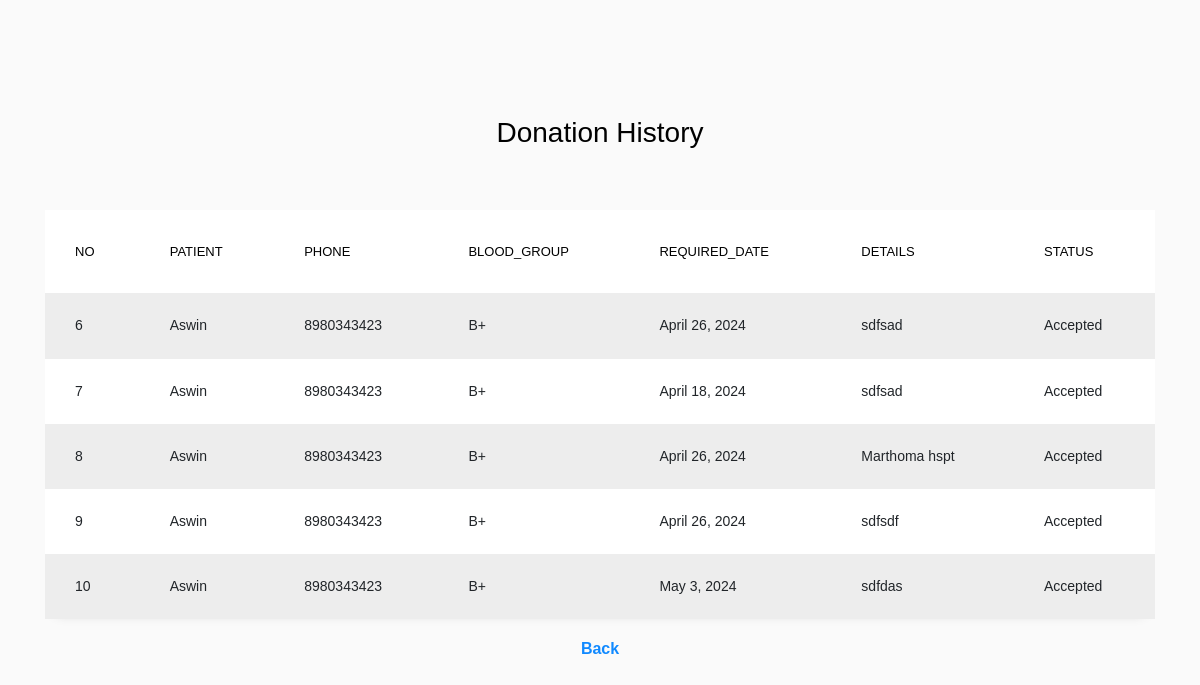
The page /vadh/40/ on the database its author committed.
### myapp/models.py (models this page shows)
class bloodrequest(models.Model):
    reqno=models.IntegerField()
    rdate=models.DateField(default=date.today)
    pid=models.IntegerField()
    pname=models.CharField(max_length=50)
    pphone=models.CharField(max_length=50)
    bg=models.CharField(max_length=50)
    reqdate=models.DateField()
    did=models.IntegerField()
    dname=models.CharField(max_length=50)
    dphone=models.CharField(max_length=20)
    msg=models.CharField(max_length=150)
    status=models.CharField(max_length=20,default='New Request')

### myapp/views.py (the view)
# urls.py: path('vadh/<int:id>/',views.adminviewhistory),
def adminviewhistory(request, id):
    drec = bloodrequest.objects.filter(did=id)
    return render(request, "AdminDonerHistory.html", {"drec": drec})

### myapp/templates/AdminDonerHistory.html (shortened to what this page needs)
<!DOCTYPE html>
{% load static %}
<html lang="en">
<head>
	<link rel="stylesheet" href="https://stackpath.bootstrapcdn.com/font-awesome/4.7.0/css/font-awesome.min.css">
	<link rel="stylesheet" href="{% static 'donerapproval/css/style.css' %}">
	</head>
	<body>
	<section class="ftco-section">
		<div class="container">
			<div class="row justify-content-center">
				<div class="col-md-6 text-center mb-5">
					<h2 class="heading-section">Donation History</h2>
				</div>
			</div>
			<div class="row">
    <div class="col-md-12">
      <div class="table-wrap">
        <table class="table table-striped">
          <thead>
            <tr>
              <th>No</th>
              <th>Patient</th>
              <th>Phone</th>
              <th>Blood_Group</th>
              <th>Required_Date</th>
              <th>Details</th>
              <th>Status</th>
            </tr>
          </thead>
          <tbody>
          {% for j in drec %}
            <tr>
              <td>{{j.reqno}}</td>
              <td>{{j.pname}}</td>
              <td>{{j.pphone}}</td>
              <td>{{j.bg}}</td>
              <td>{{j.reqdate}}</td>
              <td>{{j.msg}}</td>
              <td>{{j.status}}</td>
            </tr>
          {% endfor %}
          </tbody>
        </table>
      </div>
    </div>
			</div>
			<center><a  href="/ap/"><b>Back</a></center>
		</div>
	</section>
	</body>
</html>

### rows shown on the page
bloodrequest: reqno "6", pname "Aswin", pphone "8980343423", bg "B+", reqdate "April 26, 2024", msg "sdfsad", status "Accepted"
bloodrequest: reqno "7", pname "Aswin", pphone "8980343423", bg "B+", reqdate "April 18, 2024", msg "sdfsad", status "Accepted"
bloodrequest: reqno "8", pname "Aswin", pphone "8980343423", bg "B+", reqdate "April 26, 2024", msg "Marthoma hspt", status "Accepted"
bloodrequest: reqno "9", pname "Aswin", pphone "8980343423", bg "B+", reqdate "April 26, 2024", msg "sdfsdf", status "Accepted"
bloodrequest: reqno "10", pname "Aswin", pphone "8980343423", bg "B+", reqdate "May 3, 2024", msg "sdfdas", status "Accepted"
